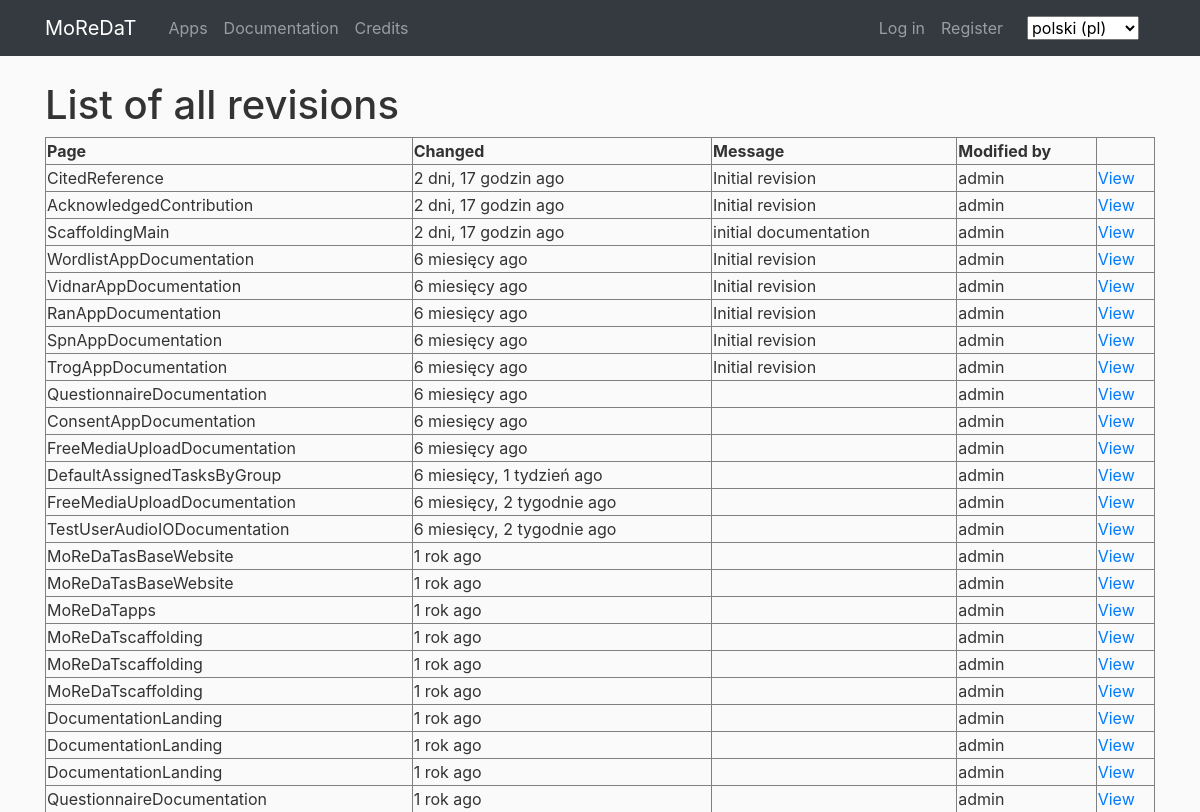
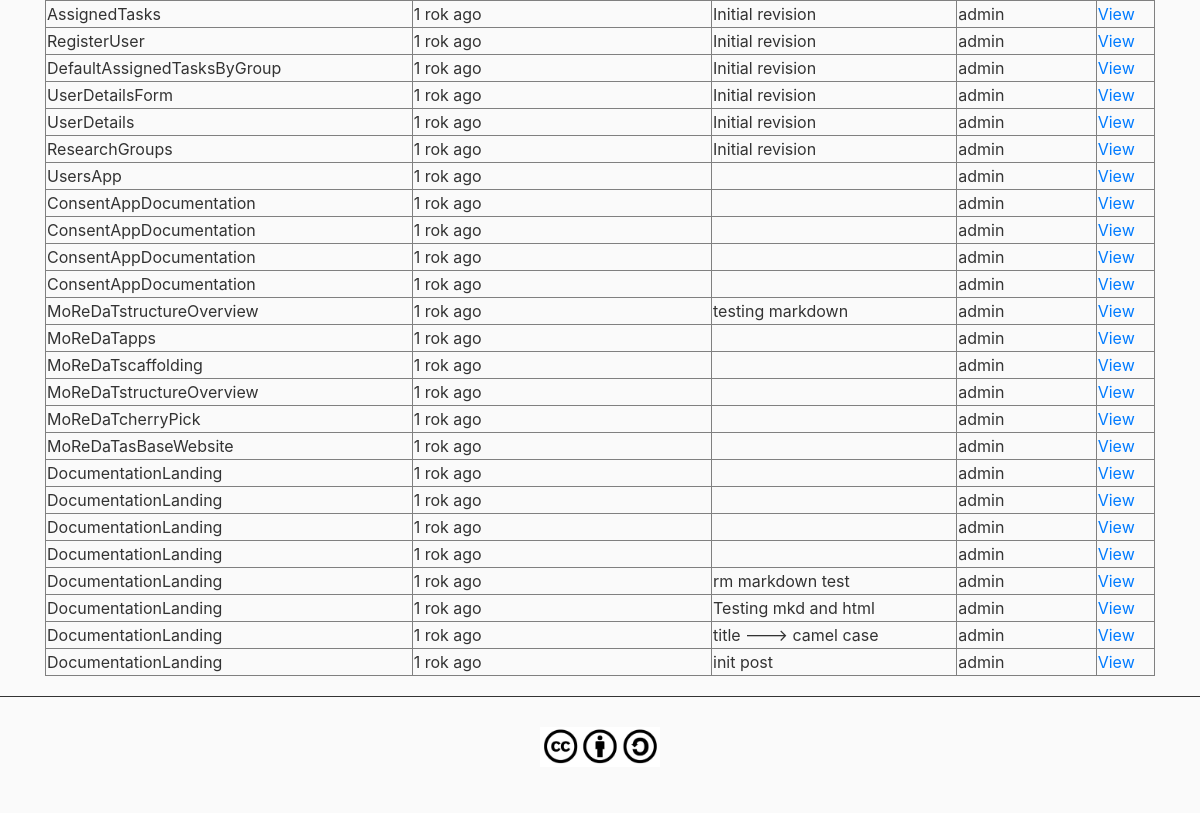
Before: /pl/documentation/history/ with the older database file (2 pictures, top to bottom).
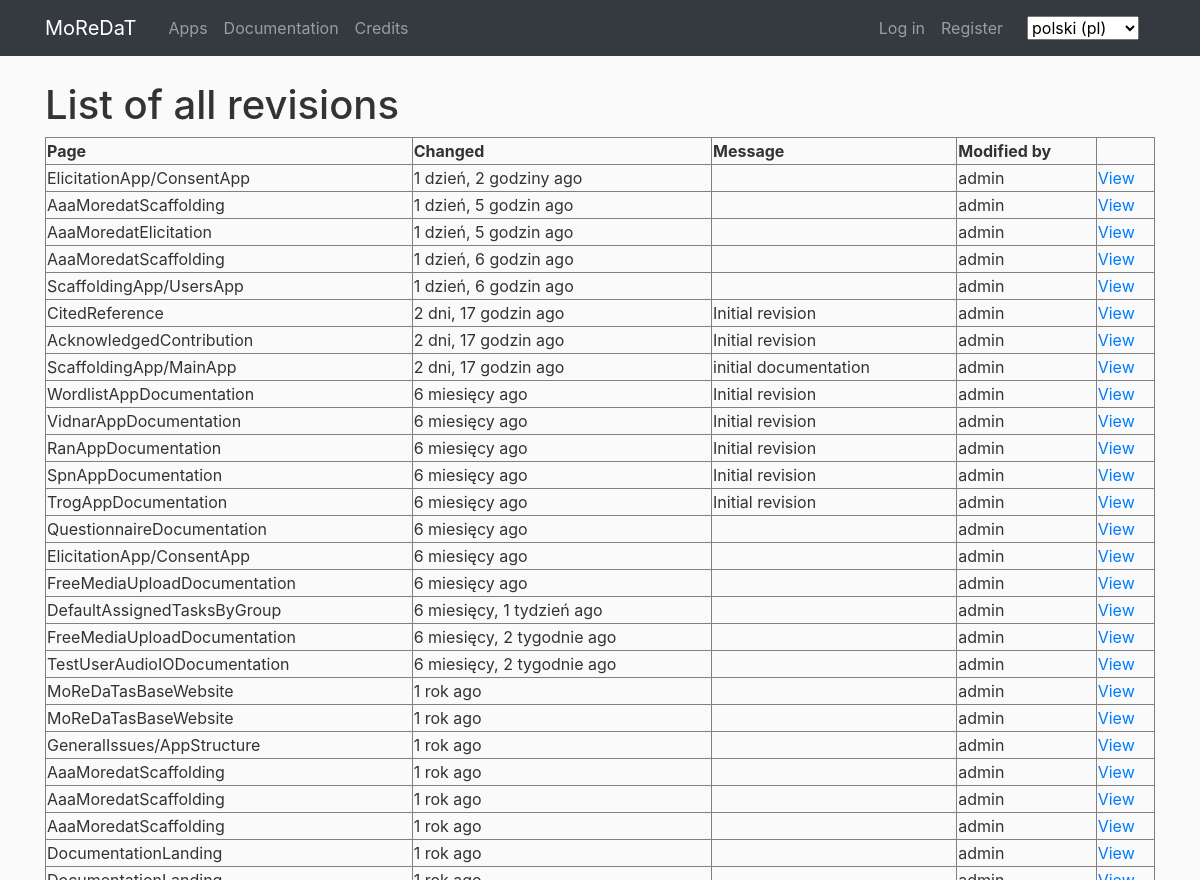
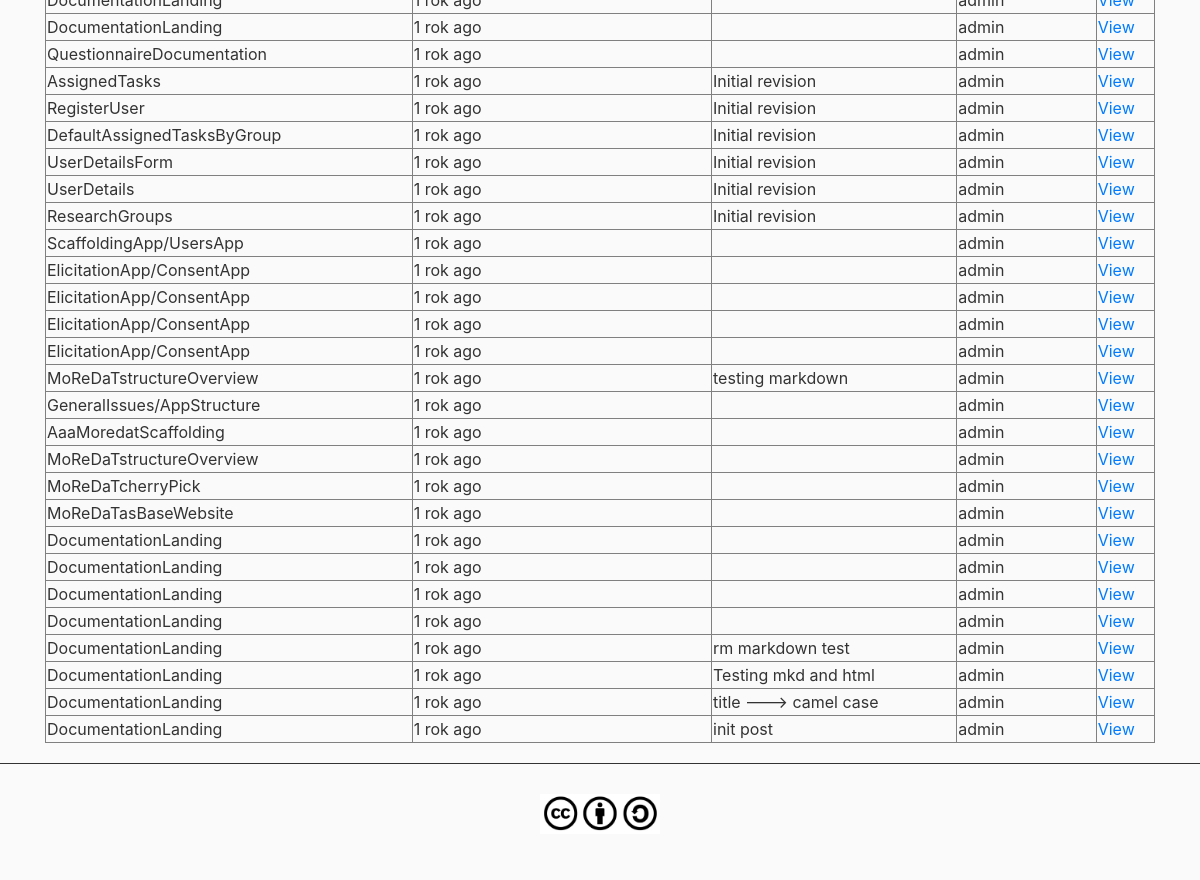
After: the same page with the newer database file (2 pictures, top to bottom).
### documentation/models.py (models this page shows, shortened)
class Revision(models.Model):
    page = models.ForeignKey(
        WikiPage, related_name='revisions', on_delete=models.CASCADE
    )
    content = models.TextField(_('content'))
    message = models.TextField(_('change message'), blank=True)
    creator = models.ForeignKey(
        settings.AUTH_USER_MODEL,
        blank=True,
        null=True,
        related_name='documentation_revisions',
        on_delete=models.CASCADE,
    )
    creator_ip = models.GenericIPAddressField(_('creator ip'))
    created = models.DateTimeField(_('created'), auto_now_add=True)
    modified = models.DateTimeField(_('modified'), auto_now=True)
    class Meta:
        verbose_name = _("Revision")
        verbose_name_plural = _("Revisions")
        ordering = ['-modified']
        get_latest_by = 'modified'

class WikiPage(models.Model):
    slug = models.CharField(_('slug'), max_length=255)
    title = models.CharField(_('title'), max_length=510)
    created = models.DateTimeField(_('created'), auto_now_add=True)
    modified = models.DateTimeField(_('modified'), auto_now=True)
    class Meta:
        verbose_name = _("Wiki page")
        verbose_name_plural = _("Wiki pages")
        ordering = ['slug']

### documentation/views.py (the view)
def revision_list(
    request, template_name='documentation/revision_list.html', extra_context=None
):
    revision_list = Revision.objects.all()
    template_context = {'revision_list': revision_list}
    template_context.update(extra_context or {})
    return render(request, template_name, template_context)

### main/templatetags/main_custom_tags.py (called while the page is built)
@register.filter
def custom_redir_lang(url_fullpath):
	ls_urls = url_fullpath.split('/')
	del ls_urls[1]
	return '/'.join(ls_urls)

### documentation/templates/documentation/revision_list.html (shortened to what this page needs)
{% extends "main/main-base.html" %}
{% load i18n %}
{% block content %}
<div class="col-lg-12 col-md-12">
	<h1>{% trans "List of all revisions" %}</h1>
	<table class="history" border="1">
	<tr>
        <th>{% trans "Page" %}</th>
        <th>{% trans "Changed" %}</th>
        <th>{% trans "Message" %}</th>
        <th>{% trans "Modified by" %}</th>
		<th>&nbsp;</th>
	</tr>
	{% for rev in revision_list %}
	<tr>
		<td>{{ rev.page.slug }}</td>
		<td class="modifed">{{ rev.modified|timesince }} ago</td>
		<td class="message">{{ rev.message }}</td>
		<td class="creator">{{ rev.creator.username }}</td>
		<td class="options">
			<a href="{% url 'documentation_page' slug=rev.page.slug rev_id=rev.pk %}">{% trans "View" %}</a>
		</td>
	</tr>
	{% endfor %}
	</table>
</div>
{% endblock %}

### main/templates/main/main-base.html (shortened to what this page needs)
{% load i18n %}
{% load static %}
{% load crispy_forms_tags %}
{% load main_custom_tags %}
{% get_current_language as LANGUAGE_CODE %}
<!DOCTYPE html>
<html>
	<head>
    	<link rel="stylesheet" href="https://maxcdn.bootstrapcdn.com/bootstrap/4.0.0/css/bootstrap.min.css">
    	<link rel="stylesheet" type="text/css" href="{% static 'main/main.css' %}">
    	<link rel="stylesheet" type="text/css" href="{% static 'documentation/documentation.css' %}">
    	<link rel="stylesheet" type="text/css" href="{% static 'questionnaire/questionnaire.css' %}">
	</head>
	<body>
		<div id="page-container">
			<div id="content-wrapper">
				<header class="site-header">
					<nav class="navbar navbar-expand-lg navbar-dark bg-dark fixed-top">
						<div class="container">
							<a class="navbar-brand mr-4" href="{% url 'HOME' %}">MoReDaT</a>
							<div class="collapse navbar-collapse" id="navbarToggle">
								<div class="navbar-nav mr-auto bg-dark">
									<a class="nav-item nav-link" href="{% url 'home-apps' %}">Apps</a>
									<a class="nav-item nav-link" href="{% url 'documentation_index' %}">Documentation</a>
									<a class="nav-item nav-link" href="{% url 'credits' %}">Credits</a>
								</div>
								<div class="navbar-nav">
			                      	{% if user.is_authenticated %}
					                    <a class="nav-item nav-link" href="{% url 'profile' %}">{{ user.username }}</a>
				                      	<a class="nav-item nav-link" href="{% url 'logout' %}">{% translate "Log out" %}</a>
			                      	{% else %}
			              				<a class="nav-item nav-link" href="{% url 'login' %}">{% translate "Log in" %}</a>
			              				<a class="nav-item nav-link" href="{% url 'register' %}">{% translate "Register" %}</a>
			                      	{% endif%}
			              			<form action="{% url 'set_language' %}" method="post" class="form-inline">{% csrf_token %}
			              				<div class="form-group mx-sm-3 mb-0">
			      	        				<select name="language" id="langselect" onchange="this.form.submit()">
			                            	{% get_current_language as LANGUAGE_CODE %}
			          	    				{% get_available_languages as LANGUAGES %}
			              					{% get_language_info_list for LANGUAGES as languages %}
			              					{% for language in languages %}
			              						<option value="{{ language.code }}" {% if language.code == LANGUAGE_CODE %} selected {% endif %}>
			              							{{ language.name_local }} ({{ language.code }})
			              						</option>
			              					{% endfor %}
			              					</select>
			          					</div>
			              			</form>
			            		</div>
							</div>
						</div>
					</nav>
				</header>
				<main role="main" class="container" id="pageMain">
					<div class="row">
						<div class="col-md-12">
						</div>
					</div>
					<div class="row">
						{% block content %}{% endblock %}
					</div>
				</main>
				<footer>
					<div>
						<p style="text-align:center;"><a href="https://creativecommons.org/licenses/by-sa/4.0/"><img style="margin: 30px;height:40px;" src="{% static 'main/img/cc-by-sa.jpg' %}"></a></p>
					</div>
				</footer>
			</div>
		</div>
	</body>
</html>

### static/main/main.css (style rules this page uses)
body { height: 100%; background: #fafafa; color: #333333; margin-top: 5rem; margin-left: 0; margin-right: 0; }
#page-container { position: relative; min-height: 100vh; }
#content-wrapper { min-height: 100vh; }
#pageMain { min-height: 75vh; text-align: justify; }
footer { margin-top: 20px; border-top: solid; border-width: thin; }

### static/documentation/documentation.css (style rules this page uses)
.history { width: 100%; }

Changed rows visible on the page:
added Revision: page.slug "ElicitationApp/ConsentApp", modified "1 dzień, 2 godziny", creator.username "admin"
added Revision: page.slug "AaaMoredatScaffolding", modified "1 dzień, 5 godzin", creator.username "admin"
added Revision: page.slug "AaaMoredatElicitation", modified "1 dzień, 5 godzin", creator.username "admin"
added Revision: page.slug "AaaMoredatScaffolding", modified "1 dzień, 6 godzin", creator.username "admin"
added Revision: page.slug "ScaffoldingApp/UsersApp", modified "1 dzień, 6 godzin", creator.username "admin"
changed through a linked row, Revision "initial documentation": page.slug "ScaffoldingMain" → "ScaffoldingApp/MainApp"
changed through a linked row, Revision (number 15 of 54 on the later page): page.slug "ConsentAppDocumentation" → "ElicitationApp/ConsentApp"
changed through a linked row, Revision (number 22 of 54 on the later page): page.slug "MoReDaTapps" → "GeneralIssues/AppStructure"
changed through a linked row, Revision (number 23 of 54 on the later page): page.slug "MoReDaTscaffolding" → "AaaMoredatScaffolding"
changed through a linked row, Revision (number 24 of 54 on the later page): page.slug "MoReDaTscaffolding" → "AaaMoredatScaffolding"
changed through a linked row, Revision (number 25 of 54 on the later page): page.slug "MoReDaTscaffolding" → "AaaMoredatScaffolding"
changed through a linked row, Revision (number 36 of 54 on the later page): page.slug "UsersApp" → "ScaffoldingApp/UsersApp"
changed through a linked row, Revision (number 37 of 54 on the later page): page.slug "ConsentAppDocumentation" → "ElicitationApp/ConsentApp"
changed through a linked row, Revision (number 38 of 54 on the later page): page.slug "ConsentAppDocumentation" → "ElicitationApp/ConsentApp"
changed through a linked row, Revision (number 39 of 54 on the later page): page.slug "ConsentAppDocumentation" → "ElicitationApp/ConsentApp"
changed through a linked row, Revision (number 40 of 54 on the later page): page.slug "ConsentAppDocumentation" → "ElicitationApp/ConsentApp"
changed through a linked row, Revision (number 42 of 54 on the later page): page.slug "MoReDaTapps" → "GeneralIssues/AppStructure"
changed through a linked row, Revision (number 43 of 54 on the later page): page.slug "MoReDaTscaffolding" → "AaaMoredatScaffolding"
